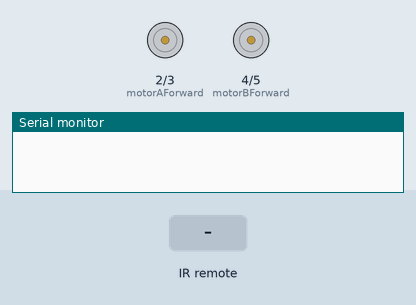
Simulated run of this sketch. Board: Arduino Uno, built with avr-gcc and run on an emulated ATmega328P. Parts: motor-driver pin pairs drawn as motors (green arrow = first pin HIGH = forward, orange = second pin HIGH = backward, longer = more drive), the last lines printed to the serial monitor. The test bench sets the inputs (shaded band).

Above: at 1.2 s.
1.3 s: infrared code 0xFFA25D received
At 2.1 s:
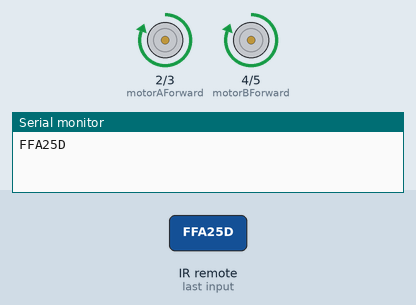
2.8 s: infrared code 0xFF629D received
At 3.2 s:
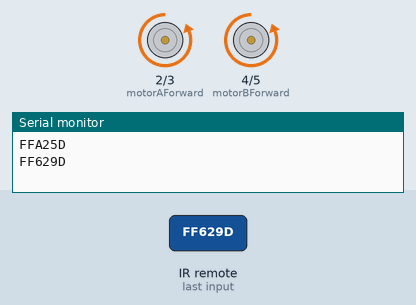
4.3 s: infrared code 0xFFE21D received
At 5.5 s:
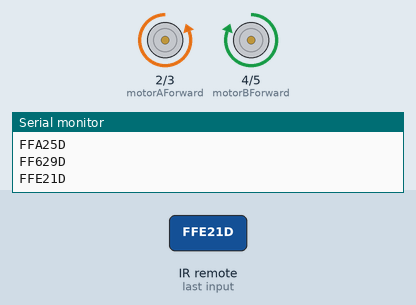
5.8 s: infrared code 0xFF22DD received
At 6.7 s:
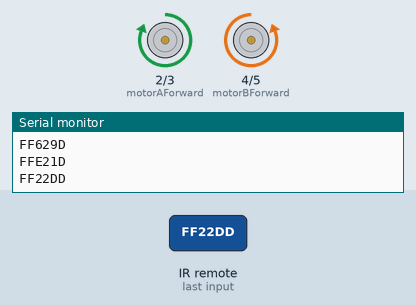
Timing chart, 0 to 8.3 s (numbered marks = the images above; inputs shaded):
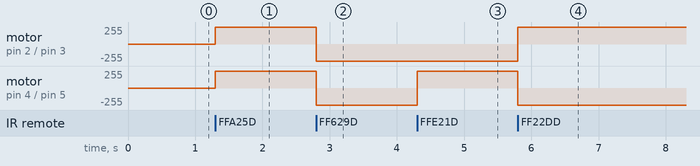

Measured:
- after the input at 1.3 s, motor on pin 2 (motorAForward) / pin 3 (motorABackward), motor on pin 4 (motorBForward) / pin 5 (motorBBackward): stopped → forward 255/255 at once
- after the input at 2.8 s, motor on pin 2 (motorAForward) / pin 3 (motorABackward), motor on pin 4 (motorBForward) / pin 5 (motorBBackward): forward 255/255 → backward 255/255 at once
- after the input at 4.3 s, motor on pin 4 (motorBForward) / pin 5 (motorBBackward): backward 255/255 → forward 255/255 at once
- after the input at 5.8 s, motor on pin 2 (motorAForward) / pin 3 (motorABackward): backward 255/255 → forward 255/255 at once; motor on pin 4 (motorBForward) / pin 5 (motorBBackward): forward 255/255 → backward 255/255 at once

The sketch:

s4_CONTROL.ino
```cpp
#include <IRremote.h>

// Pines de motores
const int motorAForward = 2;
const int motorABackward = 3;
const int motorBForward = 4;
const int motorBBackward = 5;

// Pin del receptor IR
const int RECV_PIN = 11;

// Crear el objeto receptor IR
IRrecv irrecv(RECV_PIN);
decode_results results;

void setup() {
  // Configurar pines de motores como salidas
  pinMode(motorAForward, OUTPUT);
  pinMode(motorABackward, OUTPUT);
  pinMode(motorBForward, OUTPUT);
  pinMode(motorBBackward, OUTPUT);

  // Iniciar el receptor IR
  irrecv.enableIRIn();
  Serial.begin(9600);
}

void loop() {
  if (irrecv.decode(&results)) {
    unsigned long value = results.value;

    // Imprimir el valor recibido
    Serial.println(value, HEX);

    // Decodificar las señales del control remoto y controlar los motores
    switch (value) {
      case 0xFFA25D: // Botón "Adelante"
        moveForward();
        break;
      case 0xFF629D: // Botón "Atrás"
        moveBackward();
        break;
      case 0xFFE21D: // Botón "Izquierda"
        turnLeft();
        break;
      case 0xFF22DD: // Botón "Derecha"
        turnRight();
        break;
      case 0xFF02FD: // Botón "Stop"
        stopMotors();
        break;
      default:
        stopMotors();
        break;
    }
    irrecv.resume(); // Recibir la siguiente señal
  }
}

// Funciones para mover el robot
void moveForward() {
  digitalWrite(motorAForward, HIGH);
  digitalWrite(motorABackward, LOW);
  digitalWrite(motorBForward, HIGH);
  digitalWrite(motorBBackward, LOW);
}

void moveBackward() {
  digitalWrite(motorAForward, LOW);
  digitalWrite(motorABackward, HIGH);
  digitalWrite(motorBForward, LOW);
  digitalWrite(motorBBackward, HIGH);
}

void turnLeft() {
  digitalWrite(motorAForward, LOW);
  digitalWrite(motorABackward, HIGH);
  digitalWrite(motorBForward, HIGH);
  digitalWrite(motorBBackward, LOW);
}

void turnRight() {
  digitalWrite(motorAForward, HIGH);
  digitalWrite(motorABackward, LOW);
  digitalWrite(motorBForward, LOW);
  digitalWrite(motorBBackward, HIGH);
}

void stopMotors() {
  digitalWrite(motorAForward, LOW);
  digitalWrite(motorABackward, LOW);
  digitalWrite(motorBForward, LOW);
  digitalWrite(motorBBackward, LOW);
}
```
